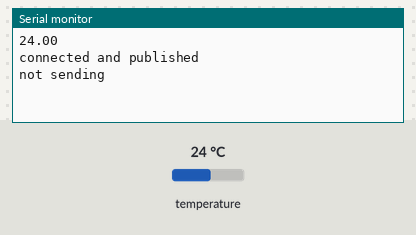
The sketch below on a simulated Arduino Uno, built with avr-gcc and run on an emulated ATmega328P. On the bench: the last lines printed to the serial monitor. Inputs (shaded band) come from the test bench; at power-on: temperature 24 °C. No MQTT or app messages arrive unless stated.

Above: at 4.3 s.
4.4 s: temperature set to 12 °C
At 5.8 s:
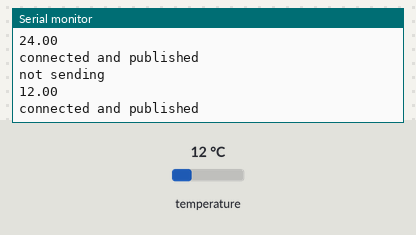
7.0 s: temperature set to 19 °C
At 7.7 s:
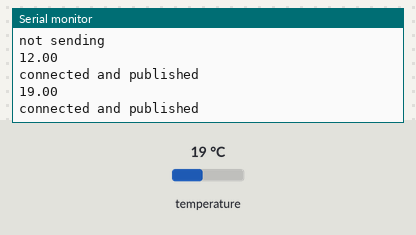

Measured:
- after the input at 4.4 s, the serial monitor: prints a new line after 0.96 s (image 1)
- after the input at 7.0 s, the serial monitor: prints a new line after 0.18 s (image 2)

The sketch:

mqtt2.ino
```cpp
//#include <UIPEthernet.h>
#include "PubSubClient.h"
#include "EthernetENC.h"
#include <OneWire.h>
#include <DallasTemperature.h>
#include <Wire.h>
#include <ADXL345.h>
#include <string.h>

#define CLIENT_ID "UnoMQTT"
#define INTERVAL 1000 // 3 sec delay between publishing
#define ONE_WIRE_BUS 2
OneWire oneWire(ONE_WIRE_BUS);

// Pass our oneWire reference to Dallas Temperature.
DallasTemperature sensors(&oneWire);
float last_send_temp=9999;
int lichtstatus;
byte mac[] = {0xDE, 0xAD, 0xC0, 0xDE, 0xDE, 0xAD};
byte ipfixed[] = {172,20,98,226};
EthernetClient ethClient;
PubSubClient mqttClient;

long previousMillis;

void setup()
{
  // Inicjacja czujnika
  sensors.begin();
  // setup serial communication
    Serial.begin(9600);
  Ethernet.begin(mac, ipfixed);

  // setup mqtt client
  mqttClient.setClient(ethClient);
  mqttClient.setServer("172.20.98.222", 1883);
  previousMillis = millis();


}

void loop()
{
  if (millis() - previousMillis > INTERVAL)
  {
    sensors.requestTemperatures();
    float temp = sensors.getTempCByIndex(0);
    if(temp != last_send_temp){
      last_send_temp = temp;
      Serial.println(temp);
      sendData(temp);
    }else{
     Serial.println("not sending");
    }
    previousMillis = millis();
  }
}

void sendData(float temp)
{
  char msgBuffer_temp[20];

  if (mqttClient.connect(CLIENT_ID))
  {
    mqttClient.publish("iot/temperature2", dtostrf(temp, 6, 2, msgBuffer_temp));
    Serial.println("connected and published");
  }else{
    Serial.println("Can't connect");
  }
}
```
